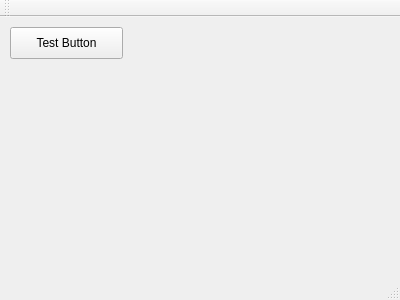
<?xml version="1.0" encoding="UTF-8"?>
<ui version="4.0">
 <class>MainWindow</class>
 <widget class="QMainWindow" name="MainWindow">
  <property name="geometry">
   <rect>
    <x>0</x>
    <y>0</y>
    <width>400</width>
    <height>300</height>
   </rect>
  </property>
  <property name="windowTitle">
   <string>MainWindow</string>
  </property>
  <widget class="QWidget" name="centralWidget">
   <widget class="QPushButton" name="TestButton">
    <property name="geometry">
     <rect>
      <x>10</x>
      <y>10</y>
      <width>113</width>
      <height>32</height>
     </rect>
    </property>
    <property name="text">
     <string>Test Button</string>
    </property>
   </widget>
  </widget>
  <widget class="QMenuBar" name="menuBar">
   <property name="enabled">
    <bool>true</bool>
   </property>
   <property name="geometry">
    <rect>
     <x>0</x>
     <y>0</y>
     <width>400</width>
     <height>22</height>
    </rect>
   </property>
  </widget>
  <widget class="QToolBar" name="mainToolBar">
   <attribute name="toolBarArea">
    <enum>TopToolBarArea</enum>
   </attribute>
   <attribute name="toolBarBreak">
    <bool>false</bool>
   </attribute>
  </widget>
  <widget class="QStatusBar" name="statusBar">
   <property name="enabled">
    <bool>true</bool>
   </property>
  </widget>
 </widget>
 <layoutdefault spacing="6" margin="11"/>
 <resources/>
 <connections/>
</ui>
